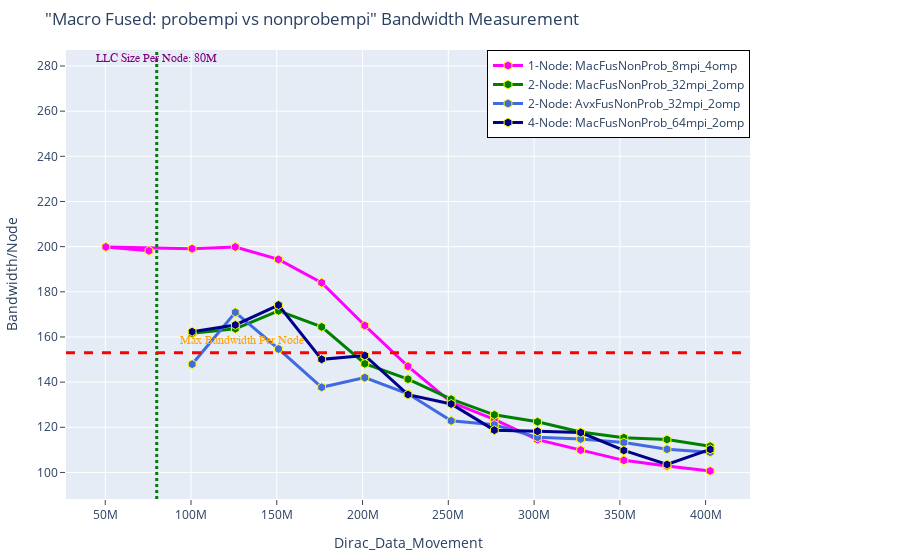

The code cell stored with this chart in its notebook:
### Code cell
fig = go.Figure() 

# Node 1 Best Case
fig.add_trace(go.Scatter(x=(dfn1MacFusNonProb_8mpi_4omp.Dirc_Data_Mov*(dfn1MacFusNonProb_8mpi_4omp.MPI_size)), 
                         y=(dfn1MacFusNonProb_8mpi_4omp.BAND*(dfn1MacFusNonProb_8mpi_4omp.MPI_size)), 
                         mode='lines+markers', 
                         name='1-Node: MacFusNonProb_8mpi_4omp',
                         line=dict(color='magenta',width=3),
                         marker=dict(symbol='hexagon',size=9, line=dict(color='yellow',width=1))))


# fig.add_trace(go.Scatter(x=(dfn1MacNewgeoNonProb_8mpi_4omp.Dirc_Data_Mov*(dfn1MacNewgeoNonProb_8mpi_4omp.MPI_size)), 
#                          y=(dfn1MacNewgeoNonProb_8mpi_4omp.GFLOPS*(dfn1MacNewgeoNonProb_8mpi_4omp.MPI_size)), 
#                          mode='lines+markers', 
#                          name='Note1: MacNewgeoNonProb_8mpi_4omp',
#                          line=dict(color='green',width=3),
#                          marker=dict(symbol='hexagon',size=9, line=dict(color='yellow',width=1))))


# Node 2 Best Case
fig.add_trace(go.Scatter(x=(dfn2MacFusNonProb_32mpi_2omp.Dirc_Data_Mov*(dfn2MacFusNonProb_32mpi_2omp.MPI_size/2)), 
                         y=(dfn2MacFusNonProb_32mpi_2omp.BAND*(dfn2MacFusNonProb_32mpi_2omp.MPI_size/2)), 
                         mode='lines+markers', 
                         name='2-Node: MacFusNonProb_32mpi_2omp',
                         line=dict(color='green',width=3),
                         marker=dict(symbol='hexagon',size=9, line=dict(color='yellow',width=1))))

fig.add_trace(go.Scatter(x=(dfn2AvxFusNonProb_32mpi_2omp.Dirc_Data_Mov*(dfn2AvxFusNonProb_32mpi_2omp.MPI_size/2)), 
                         y=(dfn2AvxFusNonProb_32mpi_2omp.BAND*(dfn2AvxFusNonProb_32mpi_2omp.MPI_size/2)), 
                         mode='lines+markers', 
                         name='2-Node: AvxFusNonProb_32mpi_2omp',
                         line=dict(color='royalblue',width=3),
                         marker=dict(symbol='hexagon',size=9,line=dict(color='yellow',width=1))))

# fig.add_trace(go.Scatter(x=(dfn2MacNewgeoNonProb_32mpi_2omp.Dirc_Data_Mov*(dfn2MacNewgeoNonProb_32mpi_2omp.MPI_size/2)), 
#                          y=(dfn2MacNewgeoNonProb_32mpi_2omp.GFLOPS*(dfn2MacNewgeoNonProb_32mpi_2omp.MPI_size/2)), 
#                          mode='lines+markers', 
#                          name='2-Node: MacNewgeoNonProb_32mpi_2omp',
#                          line=dict(color='blue',width=3),
#                          marker=dict(symbol='hexagon',size=9, line=dict(color='yellow',width=1))))


# Node 4 Best Case
fig.add_trace(go.Scatter(x=(dfn4MacFusnonProb_64mpi_2omp.Dirc_Data_Mov*(dfn4MacFusnonProb_64mpi_2omp.MPI_size/4)), 
                         y=(dfn4MacFusnonProb_64mpi_2omp.BAND*(dfn4MacFusnonProb_64mpi_2omp.MPI_size/4)), 
                         mode='lines+markers', 
                         name='4-Node: MacFusNonProb_64mpi_2omp',
                         line=dict(color='darkblue',width=3),
                         marker=dict(symbol='hexagon',size=9, line=dict(color='yellow',width=1))))

# fig.add_trace(go.Scatter(x=(dfn4MacNewgeoNonProb_64mpi_2omp.Dirc_Data_Mov*(dfn4MacNewgeoNonProb_64mpi_2omp.MPI_size/4)), 
#                          y=(dfn4MacNewgeoNonProb_64mpi_2omp.GFLOPS*(dfn4MacNewgeoNonProb_64mpi_2omp.MPI_size/4)), 
#                          mode='lines+markers', 
#                          name='4-Node: MacNewgeoNonProb_64mpi_2omp',
#                          line=dict(color='cyan',width=3),
#                          marker=dict(symbol='hexagon',size=9, line=dict(color='yellow',width=1))))




# Adding vertical and horizontal lines 
fig.add_vline(x=80e6, line_width=3, line_dash="dot", line_color="green")
fig.add_hline(y=153, line_width=3, line_dash="dash", line_color="red")

# Add annotation with arrow
fig.add_annotation(
    x='80e6'
    , y=280
    , text=f'LLC Size Per Node: 80M'
    , yanchor='bottom'
    , showarrow=False
    , arrowhead=1
    , arrowsize=1
    , arrowwidth=2
    , arrowcolor="#636363"
    , ax=-20
    , ay=-30
    , font=dict(size=12, color="purple", family="Sans Serif")
    , align="left"
    ,)

fig.add_annotation(
    x='130e6'
    , y=155
    , text=f'Max Bandwidth Per Node'
    , yanchor='bottom'
    , showarrow=False
    , arrowhead=1
    , arrowsize=1
    , arrowwidth=2
    , arrowcolor="#636363"
    , ax=-20
    , ay=-30
    , font=dict(size=12, color="orange", family="Sans Serif")
    , align="left"
    ,)


fig.update_layout(title='"Macro Fused: probempi vs nonprobempi" Bandwidth Measurement',
                  xaxis_title='Dirac_Data_Movement', yaxis_title='Bandwidth/Node', 
                  xaxis=dict(ticks="outside"),  
                  yaxis=dict(ticks="outside"),
                 legend=go.layout.Legend(bordercolor="black",borderwidth=1, x=1, xanchor="right", y=1, yanchor="top"),
                  margin=dict(l=50, r=150, t=50, b=50))

### Figure 1 — Plotly figure (JSON) as saved in the notebook; plotly's stock layout.template omitted (floating-point values rounded to 4 significant figures)
{"data": [{"line": {"color": "magenta", "width": 3}, "marker": {"line": {"color": "yellow", "width": 1}, "size": 9, "symbol": "hexagon"}, "mode": "lines+markers", "name": "1-Node: MacFusNonProb_8mpi_4omp", "type": "scatter", "x": [75497472, 50331648, 100663296, 125829120, 150994944, 176160768, 201326592, 226492416, 251658240, 276824064, 301989888, 327155712, 352321536, 377487360, 402653184], "y": [198.1, 199.9, 199.1, 199.9, 194.3, 184.1, 165.1, 147.0, 131.1, 123.5, 114.5, 109.9, 105.4, 102.9, 100.7]}, {"line": {"color": "green", "width": 3}, "marker": {"line": {"color": "yellow", "width": 1}, "size": 9, "symbol": "hexagon"}, "mode": "lines+markers", "name": "2-Node: MacFusNonProb_32mpi_2omp", "type": "scatter", "x": [100663296, 125829120, 150994944, 176160768, 201326592, 226492416, 251658240, 276824064, 301989888, 327155712, 352321536, 377487360, 402653184], "y": [161.6, 163.6, 171.6, 164.5, 148.2, 141.3, 132.4, 125.5, 122.4, 118.0, 115.4, 114.6, 111.6]}, {"line": {"color": "royalblue", "width": 3}, "marker": {"line": {"color": "yellow", "width": 1}, "size": 9, "symbol": "hexagon"}, "mode": "lines+markers", "name": "2-Node: AvxFusNonProb_32mpi_2omp", "type": "scatter", "x": [100663296, 125829120, 150994944, 176160768, 201326592, 226492416, 251658240, 276824064, 301989888, 327155712, 352321536, 377487360, 402653184], "y": [147.9, 170.9, 154.7, 137.7, 142.0, 134.8, 122.8, 121.1, 115.5, 114.8, 113.3, 110.3, 108.9]}, {"line": {"color": "darkblue", "width": 3}, "marker": {"line": {"color": "yellow", "width": 1}, "size": 9, "symbol": "hexagon"}, "mode": "lines+markers", "name": "4-Node: MacFusNonProb_64mpi_2omp", "type": "scatter", "x": [100663296, 125829120, 150994944, 176160768, 201326592, 226492416, 251658240, 276824064, 301989888, 327155712, 352321536, 377487360, 402653184], "y": [162.4, 165.3, 174.1, 150.1, 151.8, 134.5, 130.3, 118.7, 118.2, 117.7, 109.7, 103.5, 110.2]}], "layout": {"annotations": [{"align": "left", "arrowcolor": "#636363", "arrowhead": 1, "arrowsize": 1, "arrowwidth": 2, "ax": -20, "ay": -30, "font": {"color": "purple", "family": "Sans Serif", "size": 12}, "showarrow": false, "text": "LLC Size Per Node: 80M", "x": "80e6", "y": 280, "yanchor": "bottom"}, {"align": "left", "arrowcolor": "#636363", "arrowhead": 1, "arrowsize": 1, "arrowwidth": 2, "ax": -20, "ay": -30, "font": {"color": "orange", "family": "Sans Serif", "size": 12}, "showarrow": false, "text": "Max Bandwidth Per Node", "x": "130e6", "y": 155, "yanchor": "bottom"}], "legend": {"bordercolor": "black", "borderwidth": 1, "x": 1, "xanchor": "right", "y": 1, "yanchor": "top"}, "margin": {"b": 50, "l": 50, "r": 150, "t": 50}, "shapes": [{"line": {"color": "green", "dash": "dot", "width": 3}, "type": "line", "x0": 80000000, "x1": 80000000, "xref": "x", "y0": 0, "y1": 1, "yref": "y domain"}, {"line": {"color": "red", "dash": "dash", "width": 3}, "type": "line", "x0": 0, "x1": 1, "xref": "x domain", "y0": 153, "y1": 153, "yref": "y"}], "title": {"text": "\"Macro Fused: probempi vs nonprobempi\" Bandwidth Measurement"}, "xaxis": {"ticks": "outside", "title": {"text": "Dirac_Data_Movement"}}, "yaxis": {"ticks": "outside", "title": {"text": "Bandwidth/Node"}}}}
